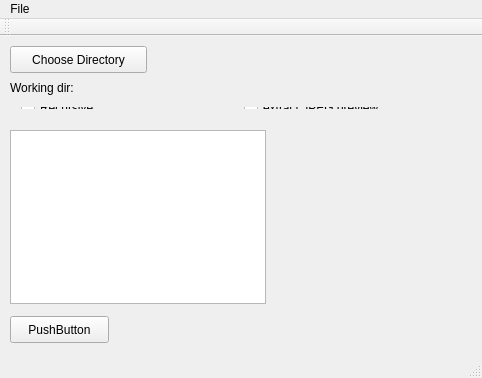
<?xml version="1.0" encoding="UTF-8"?>
<ui version="4.0">
 <class>MainWindow</class>
 <widget class="QMainWindow" name="MainWindow">
  <property name="geometry">
   <rect>
    <x>0</x>
    <y>0</y>
    <width>482</width>
    <height>378</height>
   </rect>
  </property>
  <property name="windowTitle">
   <string>MainWindow</string>
  </property>
  <widget class="QWidget" name="centralWidget">
   <widget class="QPushButton" name="chooseDirBtn">
    <property name="geometry">
     <rect>
      <x>10</x>
      <y>10</y>
      <width>137</width>
      <height>27</height>
     </rect>
    </property>
    <property name="sizePolicy">
     <sizepolicy hsizetype="Minimum" vsizetype="Maximum">
      <horstretch>0</horstretch>
      <verstretch>0</verstretch>
     </sizepolicy>
    </property>
    <property name="text">
     <string>Choose Directory</string>
    </property>
   </widget>
   <widget class="QLabel" name="label">
    <property name="geometry">
     <rect>
      <x>10</x>
      <y>43</y>
      <width>87</width>
      <height>17</height>
     </rect>
    </property>
    <property name="text">
     <string>Working dir: </string>
    </property>
   </widget>
   <widget class="QTextBrowser" name="textBrowser">
    <property name="geometry">
     <rect>
      <x>10</x>
      <y>94</y>
      <width>256</width>
      <height>174</height>
     </rect>
    </property>
   </widget>
   <widget class="QPushButton" name="pushButton">
    <property name="geometry">
     <rect>
      <x>10</x>
      <y>280</y>
      <width>99</width>
      <height>27</height>
     </rect>
    </property>
    <property name="text">
     <string>PushButton</string>
    </property>
   </widget>
   <widget class="QWidget" name="">
    <property name="geometry">
     <rect>
      <x>10</x>
      <y>60</y>
      <width>461</width>
      <height>24</height>
     </rect>
    </property>
    <layout class="QHBoxLayout" name="horizontalLayout">
     <item>
      <widget class="QCheckBox" name="checkBox">
       <property name="text">
        <string>Recursive</string>
       </property>
      </widget>
     </item>
     <item>
      <widget class="QCheckBox" name="extractJpegPreview">
       <property name="text">
        <string>extract JPEG preview</string>
       </property>
      </widget>
     </item>
    </layout>
   </widget>
  </widget>
  <widget class="QMenuBar" name="menuBar">
   <property name="geometry">
    <rect>
     <x>0</x>
     <y>0</y>
     <width>482</width>
     <height>25</height>
    </rect>
   </property>
   <widget class="QMenu" name="menuCiap">
    <property name="title">
     <string>File</string>
    </property>
   </widget>
   <addaction name="menuCiap"/>
  </widget>
  <widget class="QToolBar" name="mainToolBar">
   <attribute name="toolBarArea">
    <enum>TopToolBarArea</enum>
   </attribute>
   <attribute name="toolBarBreak">
    <bool>false</bool>
   </attribute>
  </widget>
  <widget class="QStatusBar" name="statusBar"/>
 </widget>
 <layoutdefault spacing="6" margin="11"/>
 <resources/>
 <connections>
  <connection>
   <sender>chooseDirBtn</sender>
   <signal>pressed()</signal>
   <receiver>MainWindow</receiver>
   <slot>selezionaDir()</slot>
   <hints>
    <hint type="sourcelabel">
     <x>97</x>
     <y>255</y>
    </hint>
    <hint type="destinationlabel">
     <x>255</x>
     <y>235</y>
    </hint>
   </hints>
  </connection>
 </connections>
 <slots>
  <slot>selezionaDir()</slot>
 </slots>
</ui>
